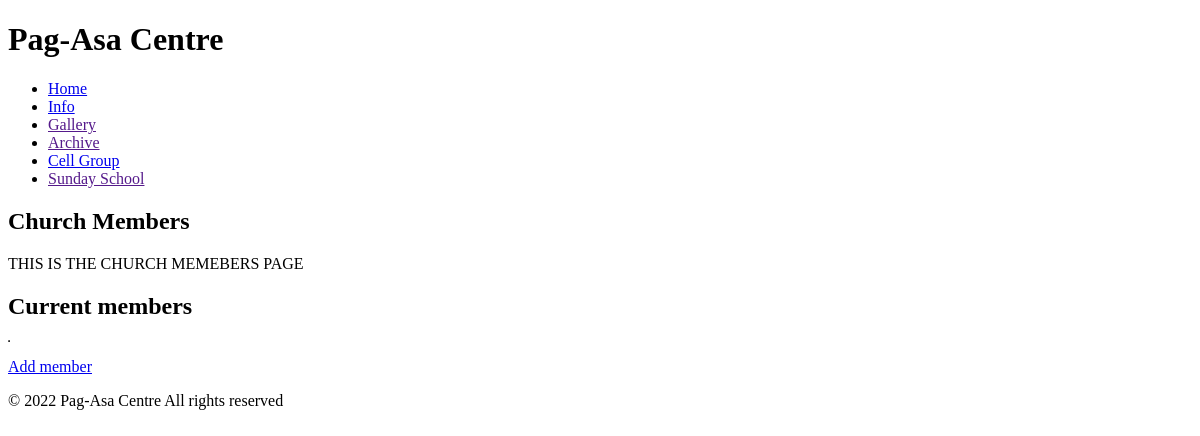
The app's page /Cell_Group/, older data.
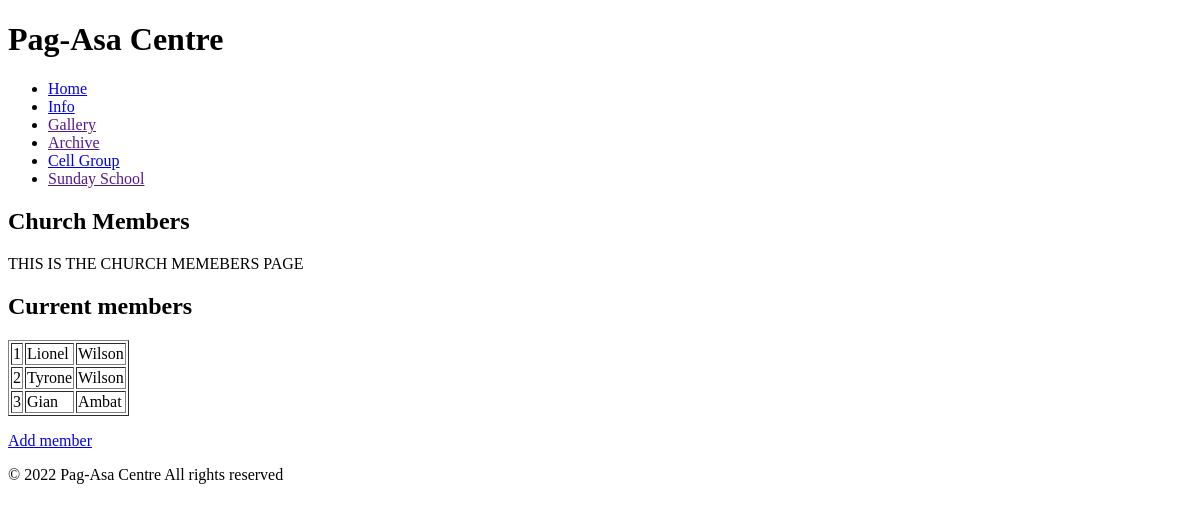
The same page, newer data.
### Cell_Group/models.py (models this page shows)
class Members(models.Model):
  firstname = models.CharField(max_length=255)
  lastname = models.CharField(max_length=255)

### Cell_Group/views.py (the view)
# urls.py: path('', views.index, name='index'),
def index(request):
    mymembers = Members.objects.all().values()
    template = loader.get_template('Members.html')
    context = {
        'mymembers': mymembers,
    }
    return HttpResponse(template.render(context, request))

### Cell_Group/templates/Members.html (shortened to what this page needs)
<!DOCTYPE html>
<html>
    <head>
    </head>
    <body>
        <header>
            <h1>Pag-Asa Centre</h1>
            <Nav>
                <ul>
                    <li><a href="/">Home</a></li>
                    <li><a href="/Information">Info</a></li>
                    <li><a href="">Gallery</a></li>
                    <li><a href="">Archive</a></li>
                    <li><a href="/Cell_Group">Cell Group</a></li>
                    <li><a href="">Sunday School</a></li>
                </ul>
            </Nav>
        </header>
        <main>
            <section>
                <h2>Church Members</h2>
                <p>THIS IS THE CHURCH MEMEBERS PAGE</p>
            </section>
            <section>
                <h2>Current members</h2>
                <table border="1">
                    {% for x in mymembers %}
                    <tr>
                    <td>{{ x.id }}</td>
                    <td>{{ x.firstname }}</td>
                    <td>{{ x.lastname }}</td>
                    </tr>
                    {% endfor %}
                </table>
                <p>
                <a href="add/">Add member</a>
                </p>
            </section>
        </main>
        <footer>
            <p>© 2022 Pag-Asa Centre All rights reserved</p>
        </footer>
    </body>
</html>

Row changes from the older to the newer data that the page shows:
added Members: id "1", firstname "Lionel", lastname "Wilson"
added Members: id "2", firstname "Tyrone", lastname "Wilson"
added Members: id "3", firstname "Gian", lastname "Ambat"
